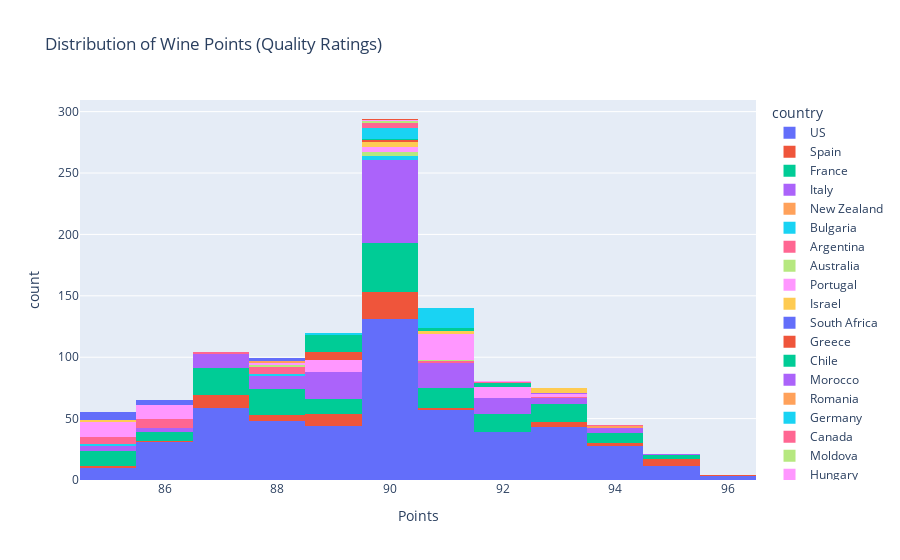

The notebook cell saved with this chart:
### Markdown cell above
The histogram below shows the distribution of wine points(quality ratings)

### Code cell
# Plot histogram
fig = px.histogram(wine_df, x="points", nbins=20, color="country",
                   title="Distribution of Wine Points (Quality Ratings)",
                   labels={"points": "Points"})
fig.show()

### Figure 1 — Plotly figure (JSON) as saved in the notebook; plotly's stock layout.template omitted (floating-point values rounded to 4 significant figures; data arrays with more than 128 entries replaced by an {"elided": "..."} marker saying what was removed)
{"data": [{"alignmentgroup": "True", "bingroup": "x", "hovertemplate": "country=US<br>Points=%{x}<br>count=%{y}<extra></extra>", "legendgroup": "US", "marker": {"color": "#636efa", "pattern": {"shape": ""}}, "name": "US", "nbinsx": 20, "offsetgroup": "US", "orientation": "v", "showlegend": true, "type": "histogram", "x": {"elided": "504 int values"}, "xaxis": "x", "yaxis": "y"}, {"alignmentgroup": "True", "bingroup": "x", "hovertemplate": "country=Spain<br>Points=%{x}<br>count=%{y}<extra></extra>", "legendgroup": "Spain", "marker": {"color": "#EF553B", "pattern": {"shape": ""}}, "name": "Spain", "nbinsx": 20, "offsetgroup": "Spain", "orientation": "v", "showlegend": true, "type": "histogram", "x": [96, 95, 95, 95, 95, 95, 95, 90, 90, 86, 90, 90, 90, 89, 89, 89, 89, 88, 87, 87, 88, 88, 94, 94, 91, 91, 90, 90, 90, 90, 87, 87, 87, 87, 87, 87, 87, 89, 89, 89, 89, 90, 90, 93, 93, 90, 88, 90, 90, 85, 89, 90, 90, 90, 90, 90, 90, 93, 93, 89, 90, 90, 88, 87], "xaxis": "x", "yaxis": "y"}, {"alignmentgroup": "True", "bingroup": "x", "hovertemplate": "country=France<br>Points=%{x}<br>count=%{y}<extra></extra>", "legendgroup": "France", "marker": {"color": "#00cc96", "pattern": {"shape": ""}}, "name": "France", "nbinsx": 20, "offsetgroup": "France", "orientation": "v", "showlegend": true, "type": "histogram", "x": {"elided": "172 int values"}, "xaxis": "x", "yaxis": "y"}, {"alignmentgroup": "True", "bingroup": "x", "hovertemplate": "country=Italy<br>Points=%{x}<br>count=%{y}<extra></extra>", "legendgroup": "Italy", "marker": {"color": "#ab63fa", "pattern": {"shape": ""}}, "name": "Italy", "nbinsx": 20, "offsetgroup": "Italy", "orientation": "v", "showlegend": true, "type": "histogram", "x": {"elided": "163 int values"}, "xaxis": "x", "yaxis": "y"}, {"alignmentgroup": "True", "bingroup": "x", "hovertemplate": "country=New Zealand<br>Points=%{x}<br>count=%{y}<extra></extra>", "legendgroup": "New Zealand", "marker": {"color": "#FFA15A", "pattern": {"shape": ""}}, "name": "New Zealand", "nbinsx": 20, "offsetgroup": "New Zealand", "orientation": "v", "showlegend": true, "type": "histogram", "x": [94, 94], "xaxis": "x", "yaxis": "y"}, {"alignmentgroup": "True", "bingroup": "x", "hovertemplate": "country=Bulgaria<br>Points=%{x}<br>count=%{y}<extra></extra>", "legendgroup": "Bulgaria", "marker": {"color": "#19d3f3", "pattern": {"shape": ""}}, "name": "Bulgaria", "nbinsx": 20, "offsetgroup": "Bulgaria", "orientation": "v", "showlegend": true, "type": "histogram", "x": [90, 90, 85, 90, 88], "xaxis": "x", "yaxis": "y"}, {"alignmentgroup": "True", "bingroup": "x", "hovertemplate": "country=Argentina<br>Points=%{x}<br>count=%{y}<extra></extra>", "legendgroup": "Argentina", "marker": {"color": "#FF6692", "pattern": {"shape": ""}}, "name": "Argentina", "nbinsx": 20, "offsetgroup": "Argentina", "orientation": "v", "showlegend": true, "type": "histogram", "x": [91, 91, 86, 86, 88, 87, 88, 94, 86, 86, 86, 86, 88, 86, 86, 85, 85, 85, 85, 93, 85, 85, 88, 88, 88], "xaxis": "x", "yaxis": "y"}, {"alignmentgroup": "True", "bingroup": "x", "hovertemplate": "country=Australia<br>Points=%{x}<br>count=%{y}<extra></extra>", "legendgroup": "Australia", "marker": {"color": "#B6E880", "pattern": {"shape": ""}}, "name": "Australia", "nbinsx": 20, "offsetgroup": "Australia", "orientation": "v", "showlegend": true, "type": "histogram", "x": [91, 90, 88, 90, 90, 88], "xaxis": "x", "yaxis": "y"}, {"alignmentgroup": "True", "bingroup": "x", "hovertemplate": "country=Portugal<br>Points=%{x}<br>count=%{y}<extra></extra>", "legendgroup": "Portugal", "marker": {"color": "#FF97FF", "pattern": {"shape": ""}}, "name": "Portugal", "nbinsx": 20, "offsetgroup": "Portugal", "orientation": "v", "showlegend": true, "type": "histogram", "x": [91, 91, 86, 86, 86, 86, 89, 93, 93, 92, 92, 92, 91, 91, 91, 91, 91, 86, 86, 86, 86, 86, 86, 86, 89, 92, 92, 92, 92, 91, 91, 91, 90, 90, 85, 85, 89, 89, 89, 92, 92, 89, 89, 89, 89, 89, 90, 90, 85, 85, 85, 85, 85, 85, 85, 85, 85, 85, 91, 91, 91, 91, 91, 91, 91, 91, 91, 91, 91, 88], "xaxis": "x", "yaxis": "y"}, {"alignmentgroup": "True", "bingroup": "x", "hovertemplate": "country=Israel<br>Points=%{x}<br>count=%{y}<extra></extra>", "legendgroup": "Israel", "marker": {"color": "#FECB52", "pattern": {"shape": ""}}, "name": "Israel", "nbinsx": 20, "offsetgroup": "Israel", "orientation": "v", "showlegend": true, "type": "histogram", "x": [91, 91, 85, 90, 90, 90, 90, 85], "xaxis": "x", "yaxis": "y"}, {"alignmentgroup": "True", "bingroup": "x", "hovertemplate": "country=South Africa<br>Points=%{x}<br>count=%{y}<extra></extra>", "legendgroup": "South Africa", "marker": {"color": "#636efa", "pattern": {"shape": ""}}, "name": "South Africa", "nbinsx": 20, "offsetgroup": "South Africa", "orientation": "v", "showlegend": true, "type": "histogram", "x": [86, 86, 86, 86, 85, 85, 85, 85, 85, 85], "xaxis": "x", "yaxis": "y"}, {"alignmentgroup": "True", "bingroup": "x", "hovertemplate": "country=Greece<br>Points=%{x}<br>count=%{y}<extra></extra>", "legendgroup": "Greece", "marker": {"color": "#EF553B", "pattern": {"shape": ""}}, "name": "Greece", "nbinsx": 20, "offsetgroup": "Greece", "orientation": "v", "showlegend": true, "type": "histogram", "x": [89, 89, 89, 89, 89, 90, 90, 89], "xaxis": "x", "yaxis": "y"}, {"alignmentgroup": "True", "bingroup": "x", "hovertemplate": "country=Chile<br>Points=%{x}<br>count=%{y}<extra></extra>", "legendgroup": "Chile", "marker": {"color": "#00cc96", "pattern": {"shape": ""}}, "name": "Chile", "nbinsx": 20, "offsetgroup": "Chile", "orientation": "v", "showlegend": true, "type": "histogram", "x": [89, 89, 89, 89, 89, 92, 89, 89, 89, 89, 89, 90, 92, 92, 89, 89, 89, 89, 91, 91, 91], "xaxis": "x", "yaxis": "y"}, {"alignmentgroup": "True", "bingroup": "x", "hovertemplate": "country=Morocco<br>Points=%{x}<br>count=%{y}<extra></extra>", "legendgroup": "Morocco", "marker": {"color": "#ab63fa", "pattern": {"shape": ""}}, "name": "Morocco", "nbinsx": 20, "offsetgroup": "Morocco", "orientation": "v", "showlegend": true, "type": "histogram", "x": [93], "xaxis": "x", "yaxis": "y"}, {"alignmentgroup": "True", "bingroup": "x", "hovertemplate": "country=Romania<br>Points=%{x}<br>count=%{y}<extra></extra>", "legendgroup": "Romania", "marker": {"color": "#FFA15A", "pattern": {"shape": ""}}, "name": "Romania", "nbinsx": 20, "offsetgroup": "Romania", "orientation": "v", "showlegend": true, "type": "histogram", "x": [88, 88], "xaxis": "x", "yaxis": "y"}, {"alignmentgroup": "True", "bingroup": "x", "hovertemplate": "country=Germany<br>Points=%{x}<br>count=%{y}<extra></extra>", "legendgroup": "Germany", "marker": {"color": "#19d3f3", "pattern": {"shape": ""}}, "name": "Germany", "nbinsx": 20, "offsetgroup": "Germany", "orientation": "v", "showlegend": true, "type": "histogram", "x": [91, 91, 90, 90, 90, 89, 90, 90, 90, 91, 91, 91, 91, 91, 91, 91, 91, 91, 91, 91, 90, 90, 89, 90, 91, 91, 91], "xaxis": "x", "yaxis": "y"}, {"alignmentgroup": "True", "bingroup": "x", "hovertemplate": "country=Canada<br>Points=%{x}<br>count=%{y}<extra></extra>", "legendgroup": "Canada", "marker": {"color": "#FF6692", "pattern": {"shape": ""}}, "name": "Canada", "nbinsx": 20, "offsetgroup": "Canada", "orientation": "v", "showlegend": true, "type": "histogram", "x": [90, 92, 90, 90, 90], "xaxis": "x", "yaxis": "y"}, {"alignmentgroup": "True", "bingroup": "x", "hovertemplate": "country=Moldova<br>Points=%{x}<br>count=%{y}<extra></extra>", "legendgroup": "Moldova", "marker": {"color": "#B6E880", "pattern": {"shape": ""}}, "name": "Moldova", "nbinsx": 20, "offsetgroup": "Moldova", "orientation": "v", "showlegend": true, "type": "histogram", "x": [90], "xaxis": "x", "yaxis": "y"}, {"alignmentgroup": "True", "bingroup": "x", "hovertemplate": "country=Hungary<br>Points=%{x}<br>count=%{y}<extra></extra>", "legendgroup": "Hungary", "marker": {"color": "#FF97FF", "pattern": {"shape": ""}}, "name": "Hungary", "nbinsx": 20, "offsetgroup": "Hungary", "orientation": "v", "showlegend": true, "type": "histogram", "x": [90, 92], "xaxis": "x", "yaxis": "y"}, {"alignmentgroup": "True", "bingroup": "x", "hovertemplate": "country=Austria<br>Points=%{x}<br>count=%{y}<extra></extra>", "legendgroup": "Austria", "marker": {"color": "#FECB52", "pattern": {"shape": ""}}, "name": "Austria", "nbinsx": 20, "offsetgroup": "Austria", "orientation": "v", "showlegend": true, "type": "histogram", "x": [93, 93, 93, 93], "xaxis": "x", "yaxis": "y"}, {"alignmentgroup": "True", "bingroup": "x", "hovertemplate": "country=Croatia<br>Points=%{x}<br>count=%{y}<extra></extra>", "legendgroup": "Croatia", "marker": {"color": "#636efa", "pattern": {"shape": ""}}, "name": "Croatia", "nbinsx": 20, "offsetgroup": "Croatia", "orientation": "v", "showlegend": true, "type": "histogram", "x": [88, 88], "xaxis": "x", "yaxis": "y"}, {"alignmentgroup": "True", "bingroup": "x", "hovertemplate": "country=Slovenia<br>Points=%{x}<br>count=%{y}<extra></extra>", "legendgroup": "Slovenia", "marker": {"color": "#EF553B", "pattern": {"shape": ""}}, "name": "Slovenia", "nbinsx": 20, "offsetgroup": "Slovenia", "orientation": "v", "showlegend": true, "type": "histogram", "x": [90], "xaxis": "x", "yaxis": "y"}], "layout": {"barmode": "relative", "legend": {"title": {"text": "country"}, "tracegroupgap": 0}, "title": {"text": "Distribution of Wine Points (Quality Ratings)"}, "xaxis": {"anchor": "y", "domain": [0, 1], "title": {"text": "Points"}}, "yaxis": {"anchor": "x", "domain": [0, 1], "title": {"text": "count"}}}}
